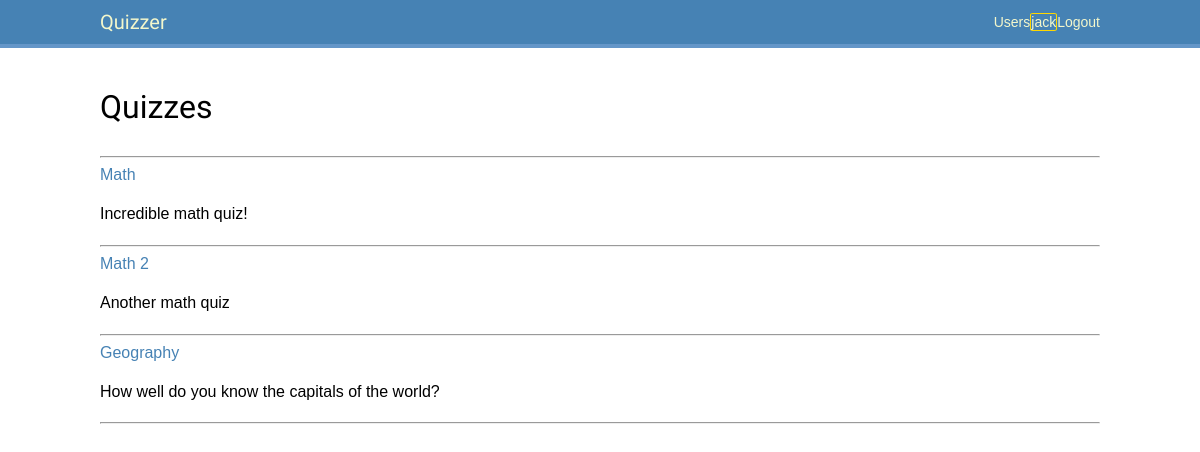
Page / (signed in) on the earlier database version.
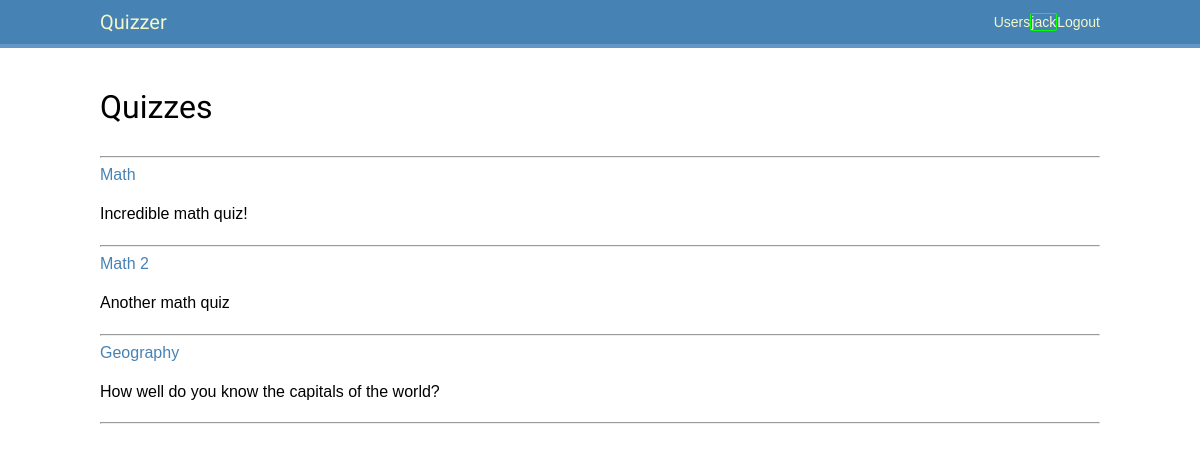
Same page on the later database version.
### users/models.py (models this page shows, shortened)
class User(AbstractUser):
    balance = models.IntegerField(default=0)
    color = models.ForeignKey(to=Color, on_delete=models.CASCADE,
        related_name='users', null=True, blank=True)  # default= ?
    colors = models.ManyToManyField(Color)
    answers = models.ManyToManyField(Answer)
    def is_quiz_passed(self, quiz_id: int) -> bool:
        for answer in self.answers.all():
            if answer.question.quiz.id == quiz_id:
                return True
        return False

### quizzes/models.py (models this page shows, shortened)
class Quiz(models.Model):
    title = models.CharField(max_length=128)
    description = models.CharField(max_length=512)

### quizzes/views.py (the view)
# urls.py: path('', QuizListView.as_view(), name='quiz_list'),#name='index'),
class QuizListView(ListView):
    model = Quiz
    template_name = 'quizzes/quiz_list.html'

### quizzes/templatetags/quizzes_tags.py (called while the page is built)
@register.simple_tag
def is_quiz_passed_by_user(quiz_id: int, user: User) -> bool:
    return user.is_quiz_passed(quiz_id)

### quizzes/templates/quizzes/quiz_list.html (shortened to what this page needs)
{% extends 'base.html' %}
{% load quizzes_tags %}
{% block content %}
    <h1>Quizzes</h1>
    <hr>
    {% for quiz in object_list %}
        <div>
            <a href="{% url 'quizzes:quiz' quiz.pk %}">{{ quiz.title }}</a>
            <p> {{ quiz.description }} </p>
        </div>
        <hr>
    {% empty %}
        There are no quizzes yet..
    {% endfor %}
{% endblock %}

### users/templates/base.html (shortened to what this page needs)
{% load static %}
<!DOCTYPE html>
<html>
<head>
    <link href="{% static 'css/base2.css' %}" rel="stylesheet">
</head>
<body>
    <div id="header">
        <span class="logo"><a href="{% url 'quizzes:quiz_list' %}">Quizzer</a></span>
        {% if request.user.is_authenticated %}
            <span class="user"><a href="{% url 'users:logout' %}"> Logout </a></span>
            <span class="user"><a
                href="{% url 'users:profile' request.user.id %}"
                style="
                    border-style: solid;
                    border-width: 1px;
                    border-radius: 10%;
                    border-color:{{ request.user.color.value }};"
            >
                {{ request.user.username }}
            </a></span>
        {% else %}
            <span class="user"><a href="{% url 'users:login' %}"> Login </a></span>
            <span class="user"><a href="{% url 'users:register' %}"> Register </a></span>
        {% endif %}
        <span class="user"><a href="{% url 'users:user_list' %}"> Users </a></span>
    </div>
    <div id="content">
        {% block content %}
        {% endblock %}
    </div>
</body>
</html>

### users/static/css/base2.css (style rules this page uses)
body { margin:0; padding:0; font-family:helvetica, sans-serif; }
p { line-height: 1.8; }
a { color: steelblue; text-decoration:none; }
h1, h2, h3, h4, h5 , h6 { font-family: 'Muli', sans-serif; font-weight:normal; }
h1 { padding:0 0 10px 0; margin:10px 0 20px 0; }
#header { padding:10px 100px; font-size:14px; background: steelblue; color:#fff; border-bottom:4px solid rgb(100, 150, 200); overflow:auto; }
#header .logo { font-family: 'Muli', sans-serif; float:left; color:#f3f7cc; font-size:20px; margin-right:10%; }
#header a { color:#f3f7cc; }
#header .user { float:right; padding-top:4px; }
#content { padding:30px 100px; }

Differences in the rows shown:
changed User "jack": color_id 5 → 3 (drawn)
